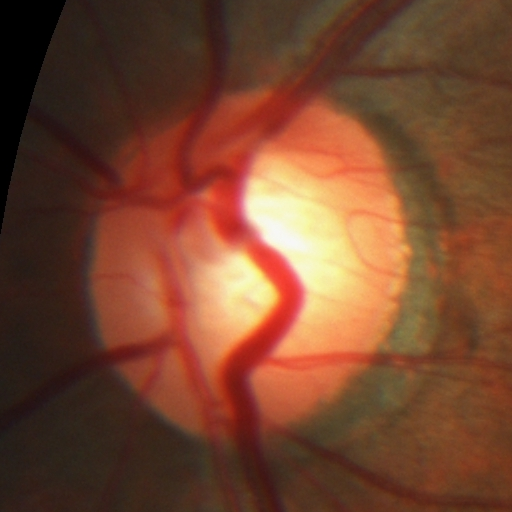
#> input picture preprocess/cropped_img.png, 512 x 512 px
$ python LBP.py
#> lines starting #> are read from the running program, lines starting #| are printed output that depends on the picture
from skimage import feature
import cv2
import matplotlib.pyplot as plt
import numpy as np

img_path = 'cropped_img.png'
mask_path = 'cropped_mask.png'

# 读取图像
img = cv2.imread(img_path)
#> img is the input picture: shape (512, 512, 3); mean B, G, R 47.1, 70.4, 118.3

mask = cv2.imread(mask_path, cv2.IMREAD_GRAYSCALE)
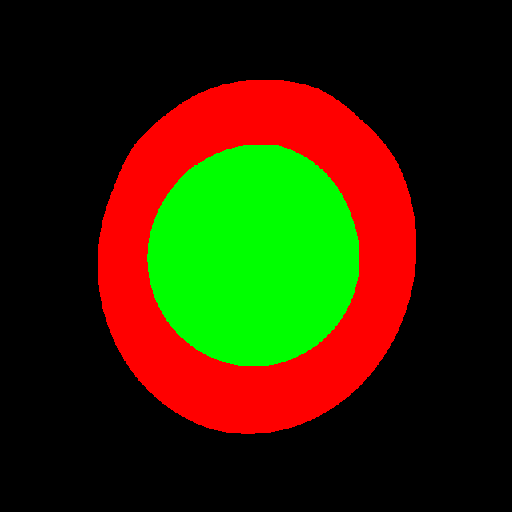
#> input picture preprocess/cropped_mask.png, 512 x 512 px
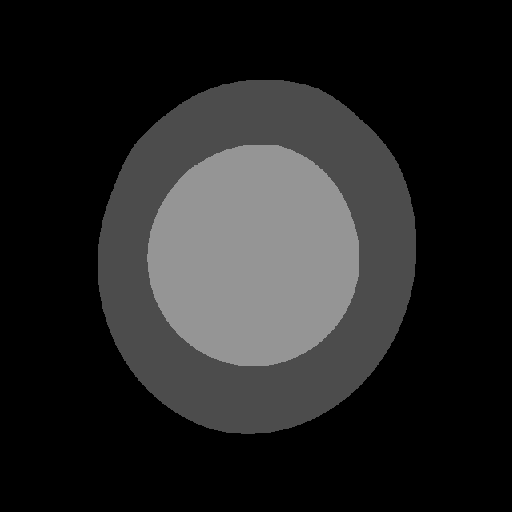
#> mask: shape (512, 512); min 0, max 149, mean 36
mask[mask == 0] = 50
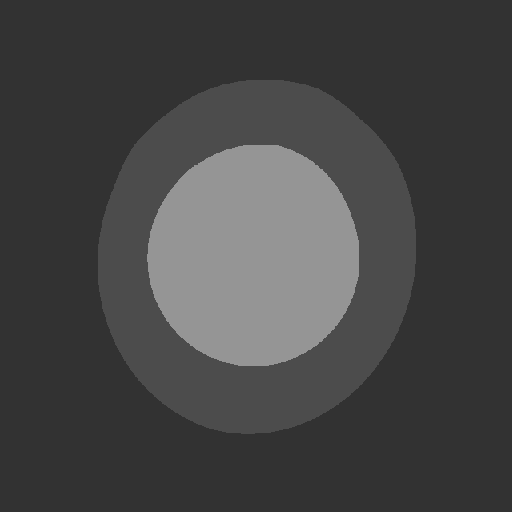
#> mask: shape (512, 512); min 50, max 149, mean 69.1

# 将图像转换为灰度图
gray = cv2.cvtColor(img, cv2.COLOR_BGR2GRAY)
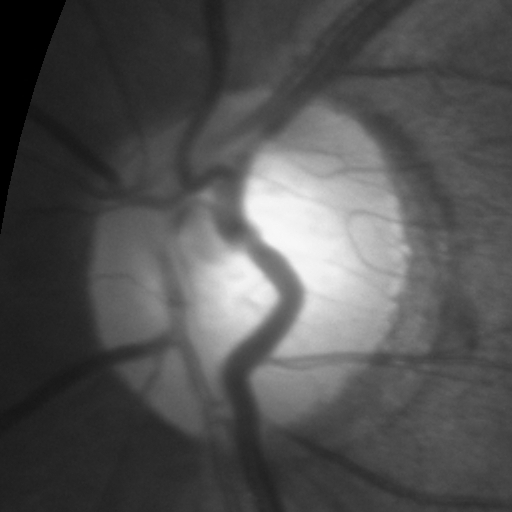
#> gray: shape (512, 512); min 0, max 248, mean 82.1

# 使用LBP方法
radius = 3
n_points = 8 * radius
lbp = feature.local_binary_pattern(gray, n_points, radius, method="uniform")
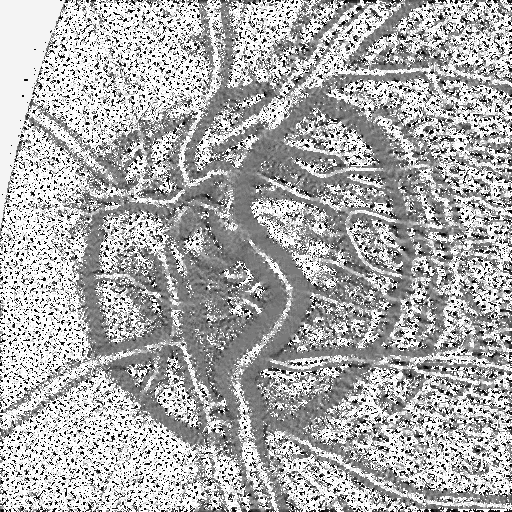
#> lbp: shape (512, 512) float64; min 0, max 25, mean 16.9; drawn with min black and max white

# 将mask与img_lbp进行叠加
combined = cv2.addWeighted(lbp.astype('uint8'), 0.7, mask, 0.3, 0)
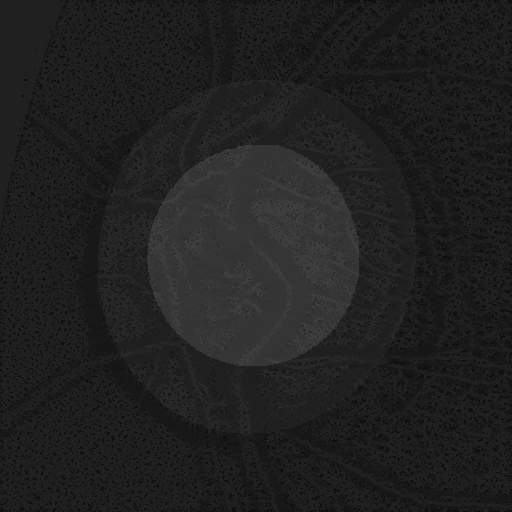
#> combined: shape (512, 512); min 15, max 62, mean 32.4

# 将图像转换为灰度图
#> (the run stopped early here; a loop or call above may not have finished)
